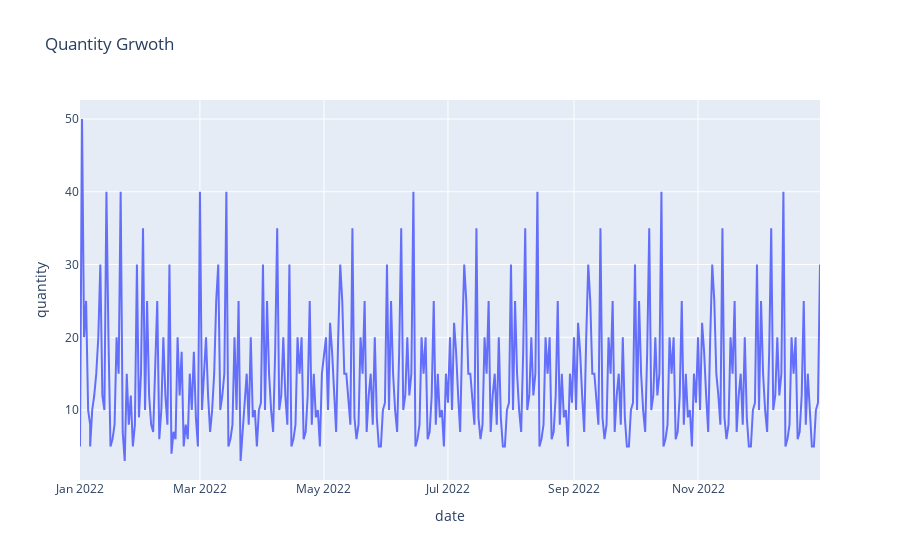

Notebook code for this chart:
### Code cell
px.line(data_frame=df,x='date',y='quantity',title='Quantity Grwoth')

### Figure 1 — Plotly figure (JSON) as saved in the notebook; plotly's stock layout.template omitted (floating-point values rounded to 4 significant figures; data arrays with more than 128 entries replaced by an {"elided": "..."} marker saying what was removed)
{"data": [{"hovertemplate": "date=%{x}<br>quantity=%{y}<extra></extra>", "legendgroup": "", "line": {"color": "#636efa", "dash": "solid"}, "marker": {"symbol": "circle"}, "mode": "lines", "name": "", "orientation": "v", "showlegend": false, "type": "scatter", "x": {"elided": "368 str values"}, "xaxis": "x", "y": {"elided": "368 int values"}, "yaxis": "y"}], "layout": {"legend": {"tracegroupgap": 0}, "title": {"text": "Quantity Grwoth"}, "xaxis": {"anchor": "y", "domain": [0, 1], "title": {"text": "date"}}, "yaxis": {"anchor": "x", "domain": [0, 1], "title": {"text": "quantity"}}}}
